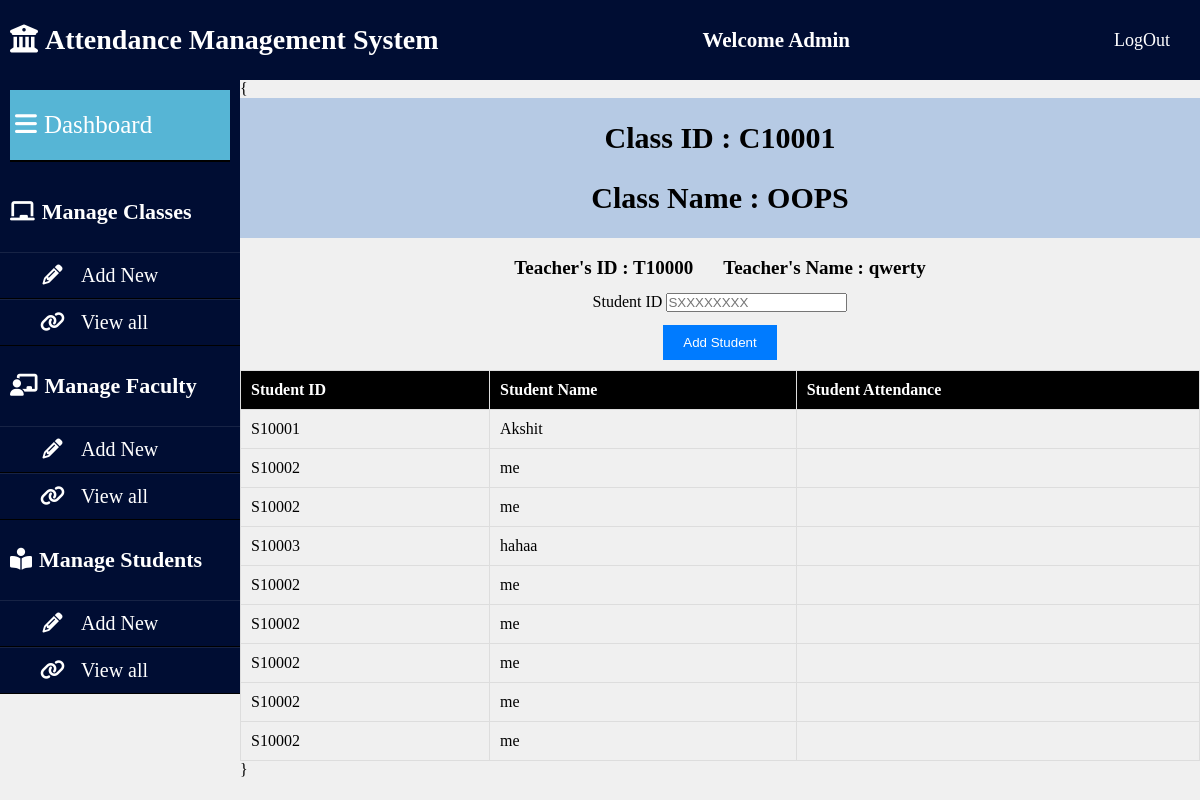
/class_mgmt/?subject_id=C10001, run on the app's committed database.
### AMS_APP/models.py (models this page shows, shortened)
class Subject(models.Model):
    subject_id=models.CharField(max_length=15)
    subject_name=models.CharField(max_length=30)
    teacher_id=models.CharField(max_length=15)
    classes_held=models.IntegerField()
    number_of_students=models.IntegerField()
    class_info=models.TextField()

class Teacher(models.Model):
    teacher_id=models.CharField(max_length=15)
    teacher_name=models.CharField(max_length=30)
    email_id=models.CharField(max_length=30)
    password=models.CharField(max_length=30)

class Student(models.Model):
    student_id=models.CharField(max_length=15)
    student_name=models.CharField(max_length=30)
    email_id=models.CharField(max_length=30)
    password=models.CharField(max_length=30)
    class1=models.CharField(max_length=20,default='')
    class1_att=models.CharField(max_length=100,default='')
    class2=models.CharField(max_length=20,default='')
    class2_att=models.CharField(max_length=100,default='')
    class3=models.CharField(max_length=20,default='')
    class3_att=models.CharField(max_length=100,default='')
    class4=models.CharField(max_length=20,default='')
    class4_att=models.CharField(max_length=100,default='')
    class5=models.CharField(max_length=20,default='')
    class5_att=models.CharField(max_length=100,default='')
    class6=models.CharField(max_length=20,default='')
    class6_att=models.CharField(max_length=100,default='')
    class7=models.CharField(max_length=20,default='')
    class7_att=models.CharField(max_length=100,default='')
    class8=models.CharField(max_length=20,default='')
    class8_att=models.CharField(max_length=100,default='')

### AMS_APP/views.py (the view, shortened to what this page needs)
# urls.py: path('class_mgmt/', views.class_mgmt, name='class_mgmt/'),
def class_mgmt(request):
    subject_id = request.GET.get('subject_id')
    classs=list(Subject.objects.filter(subject_id=subject_id))[0]
    class_name=classs.subject_name
    teacher_id=classs.teacher_id
    teacher_name=Teacher.objects.filter(teacher_id=teacher_id)[0].teacher_name
    student_list=list(Student.objects.filter(class1=subject_id))+list(Student.objects.filter(class2=subject_id))+list(Student.objects.filter(class3=subject_id))+list(Student.objects.filter(class4=subject_id))+list(Student.objects.filter(class5=subject_id))+list(Student.objects.filter(class6=subject_id))+list(Student.objects.filter(class7=subject_id))+list(Student.objects.filter(class8=subject_id))
    dic={'class_id':subject_id,'student_list':student_list,'class_name':class_name,'teacher_id':teacher_id,'teacher_name':teacher_name}
    return render(request, 'class_mgmt.html',dic)

### template/class_mgmt.html (shortened to what this page needs)
{% load static %}
<!DOCTYPE html>
<html lang="en">
<head>
    <link rel="stylesheet" href="{% static 'css/class_mgmt.css'%}">
    <link rel="stylesheet" href="https://cdnjs.cloudflare.com/ajax/libs/font-awesome/6.4.0/css/all.min.css">
    <link rel="stylesheet" href="assets/css/admindashboard.css">
</head>
<body>
    <header class="mainheader">
        <h1><i class="fas fa-university"></i>Attendance Management System</h1>
        <h2>Welcome Admin</h2>
        <a href="/logoutuser" class="btn">LogOut</a>
    </header>
    <aside>
        <header>
            <a href="AdminDashboard.html">
                <i class="fas fa-bars"></i>Dashboard
            </a>
        </header>
        <ul>
            <li><h4><i class="fas fa-chalkboard">  </i>Manage Classes</h4></li>
            <ul>
                <li><a href="/courseadd" target="content"><i class="fa fa-pencil fa-fw"></i>Add New</a></li>
                <li><a href="/viewclass" target="content"><i class="fa fa-link"></i>View all</a></li>
            </ul>
        </ul>
        <ul>
            <li><h4><i class="fas fa-chalkboard-teacher"></i>Manage Faculty</h4></li>
            <ul>
                <li><a href="/teacher"><i class="fa fa-pencil fa-fw"></i>Add New</a></li>
                <li><a href="/viewfaculty"><i class="fa fa-link"></i>View all</a></li>
            </ul>
        </ul>
        <ul>
            <li><h4><i class="fas fa-book-reader" aria-hidden="true"></i>Manage Students</h4></li>
            <ul>
                <li><a href="/addnewstudent"><i class="fa fa-pencil fa-fw"></i>Add New</a></li>
                <li><a href="/viewstudent"><i class="fa fa-link"></i>View all</a></li>
            </ul>
        </ul>
    </aside>
    <div class="content-container">
    {
            <header class="pageheader">
                <h1>Class ID : {{ class_id}}</h1>
                <h1>Class Name : {{ class_name}}</h1>
            </header>
                <div class="teacher-name">
                    <label for="teacherName">Teacher's ID : {{ teacher_id }}      </label>
                    <label for="teacherName">Teacher's Name : {{ teacher_name }}</label>
                </div>
            <main>
                <div class="add-student">
                    <form method="post" action="/class_mgmt/?subject_id={{ class_id }}">
                            <div class="form-group">
                                <label for="name">Student ID</label>
                                <input type="text" class="form-control" id="student_id" name="student_id" placeholder="SXXXXXXXX">
                            </div>
                            <button class="btn btn-primary" type="submit">Add Student</button>
                        </form>
                </div>
                <table>
                    <tr>
                        <th>Student ID</th>
                        <th>Student Name</th>
                        <th>Student Attendance</th>
                    </tr>
                    {% for q in student_list %}
                                  <tr>
                                    <td>{{q.student_id}}</td>
                                    <td>{{q.student_name}}</td>
                                    <td>{{q.student_attendance}}</td>
                                  </tr>
                                  {% endfor %}
                </table>
            </main>
        }
    </div>
</body>
</html>

### static/css/class_mgmt.css (style rules this page uses)
body, h1 { margin: 0; padding: 0; }
body { font-family: 'Times New Roman', Times, serif; background-color: #f0f0f0; }
.pageheader { font-size:15px; display:flex; flex-direction: column; background-color: rgb(182, 202, 228); color: black; justify-content:center; column-gap:40px; text-align: center; margin-bottom: 5px; }
.teacher-name { display: flex; flex-direction: row; height:50px; column-gap:30px; font-size:19px; align-items: center; justify-content: center; font-weight:bold; }
form button { margin-top:13px; }
.add-student { display:flex; flex-direction: row; justify-content: center; text-align: center; margin-bottom: 10px; }
.add-student button { background-color: #007bff; color: #fff; border: none; padding: 10px 20px; cursor: pointer; transition: background-color 0.3s; }
table { width: 100%; border-collapse: collapse; }
th, td { padding: 10px; border: 1px solid #ddd; text-align: left; }
th { background-color: black; color: #fff; }

### static/css/admindashboard.css (style rules this page uses)
* { padding : 0; margin : 0; box-sizing :border-box; list-style: none; text-decoration: none; }
.mainheader { z-index: 100000; position:fixed; width:100%; }
aside { margin-top:60px; width: 20%; height: 100%; background: #000d33; float:left; padding-top:20px; }
aside header a { margin:0; padding:0; width:100%; display:block; box-sizing: border-box; font-size: 25px; line-height: 70px; color:white; text-align: left; border-bottom:2px solid black; background: rgb(86, 181, 213); padding-left: 5px; }
aside ul a { display:block; width: 100%; line-height:45px; font-size: 20px; color: white; padding-left:40px; box-sizing: border-box; border-top: 1px solid rgba(225, 225, 225,.1); border-bottom: 1px solid black; }
aside ul a i { margin-right: 16px; }
aside ul li h4 { color: white; line-height: 60px; padding: 10px; font-size: 22px; }
header { background: #000d33; display: flex; justify-content: space-between; color: white; line-height: 60px; font-size: 14px; padding:10px; }
header a { color:white; font-size: 18px; text-decoration: none; padding-right: 20px; }
.content-container { width: 80%; float:right; margin-top:60px; padding-top:20px; }
i { margin-right: 7px; }

### data on the page
Subject: subject_name "OOPS", teacher "T10000"
Teacher: teacher_name "qwerty"
Student: student_id "S10001", student_name "Akshit"
Student: student_id "S10002", student_name "me"
Student: student_id "S10003", student_name "hahaa"

### other printed values
{{ class_id }} "C10001"
